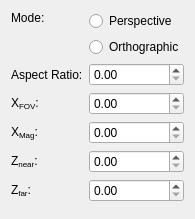
<?xml version="1.0" encoding="UTF-8"?>
<ui version="4.0">
 <class>CameraWidget</class>
 <widget class="QWidget" name="CameraWidget">
  <property name="geometry">
   <rect>
    <x>0</x>
    <y>0</y>
    <width>190</width>
    <height>219</height>
   </rect>
  </property>
  <property name="windowTitle">
   <string>Form</string>
  </property>
  <layout class="QGridLayout" name="gridLayout_2">
   <item row="0" column="0">
    <layout class="QGridLayout" name="gridLayout">
     <item row="0" column="0">
      <layout class="QVBoxLayout" name="verticalLayout">
       <item>
        <widget class="QLabel" name="label">
         <property name="text">
          <string>Mode:</string>
         </property>
        </widget>
       </item>
       <item>
        <spacer name="verticalSpacer">
         <property name="orientation">
          <enum>Qt::Vertical</enum>
         </property>
         <property name="sizeHint" stdset="0">
          <size>
           <width>20</width>
           <height>13</height>
          </size>
         </property>
        </spacer>
       </item>
      </layout>
     </item>
     <item row="0" column="1">
      <layout class="QVBoxLayout" name="verticalLayout_2">
       <item>
        <widget class="QRadioButton" name="perspectiveRadioButton">
         <property name="text">
          <string>Perspective</string>
         </property>
        </widget>
       </item>
       <item>
        <widget class="QRadioButton" name="orthographicRadioButton">
         <property name="text">
          <string>Orthographic</string>
         </property>
        </widget>
       </item>
      </layout>
     </item>
     <item row="1" column="0">
      <widget class="QLabel" name="label_4">
       <property name="text">
        <string>Aspect Ratio:</string>
       </property>
      </widget>
     </item>
     <item row="1" column="1">
      <widget class="QDoubleSpinBox" name="aspectRatioDoubleSpinBox">
       <property name="singleStep">
        <double>0.100000000000000</double>
       </property>
      </widget>
     </item>
     <item row="2" column="0">
      <widget class="QLabel" name="xfovLabel">
       <property name="text">
        <string>&lt;html&gt;&lt;head/&gt;&lt;body&gt;&lt;p&gt;X&lt;span style=&quot; vertical-align:sub;&quot;&gt;FOV&lt;/span&gt;:&lt;/p&gt;&lt;/body&gt;&lt;/html&gt;</string>
       </property>
      </widget>
     </item>
     <item row="2" column="1">
      <widget class="QDoubleSpinBox" name="xfovDoubleSpinBox">
       <property name="singleStep">
        <double>0.100000000000000</double>
       </property>
      </widget>
     </item>
     <item row="3" column="0">
      <widget class="QLabel" name="xmagLabel">
       <property name="text">
        <string>&lt;html&gt;&lt;head/&gt;&lt;body&gt;&lt;p&gt;X&lt;span style=&quot; vertical-align:sub;&quot;&gt;Mag&lt;/span&gt;:&lt;/p&gt;&lt;/body&gt;&lt;/html&gt;</string>
       </property>
      </widget>
     </item>
     <item row="3" column="1">
      <widget class="QDoubleSpinBox" name="xmagDoubleSpinBox">
       <property name="singleStep">
        <double>0.100000000000000</double>
       </property>
      </widget>
     </item>
     <item row="4" column="0">
      <widget class="QLabel" name="label_5">
       <property name="text">
        <string>Z&lt;sub&gt;near&lt;/sub&gt;:</string>
       </property>
      </widget>
     </item>
     <item row="4" column="1">
      <widget class="QDoubleSpinBox" name="znearDoubleSpinBox">
       <property name="singleStep">
        <double>0.100000000000000</double>
       </property>
      </widget>
     </item>
     <item row="5" column="0">
      <widget class="QLabel" name="label_6">
       <property name="text">
        <string>&lt;html&gt;&lt;head/&gt;&lt;body&gt;&lt;p&gt;Z&lt;span style=&quot; vertical-align:sub;&quot;&gt;far&lt;/span&gt;:&lt;/p&gt;&lt;/body&gt;&lt;/html&gt;</string>
       </property>
      </widget>
     </item>
     <item row="5" column="1">
      <widget class="QDoubleSpinBox" name="zfarDoubleSpinBox">
       <property name="singleStep">
        <double>0.100000000000000</double>
       </property>
      </widget>
     </item>
    </layout>
   </item>
   <item row="0" column="1">
    <spacer name="horizontalSpacer">
     <property name="orientation">
      <enum>Qt::Horizontal</enum>
     </property>
     <property name="sizeHint" stdset="0">
      <size>
       <width>12</width>
       <height>20</height>
      </size>
     </property>
    </spacer>
   </item>
   <item row="1" column="0">
    <spacer name="verticalSpacer_2">
     <property name="orientation">
      <enum>Qt::Vertical</enum>
     </property>
     <property name="sizeHint" stdset="0">
      <size>
       <width>20</width>
       <height>0</height>
      </size>
     </property>
    </spacer>
   </item>
  </layout>
 </widget>
 <resources/>
 <connections/>
</ui>
